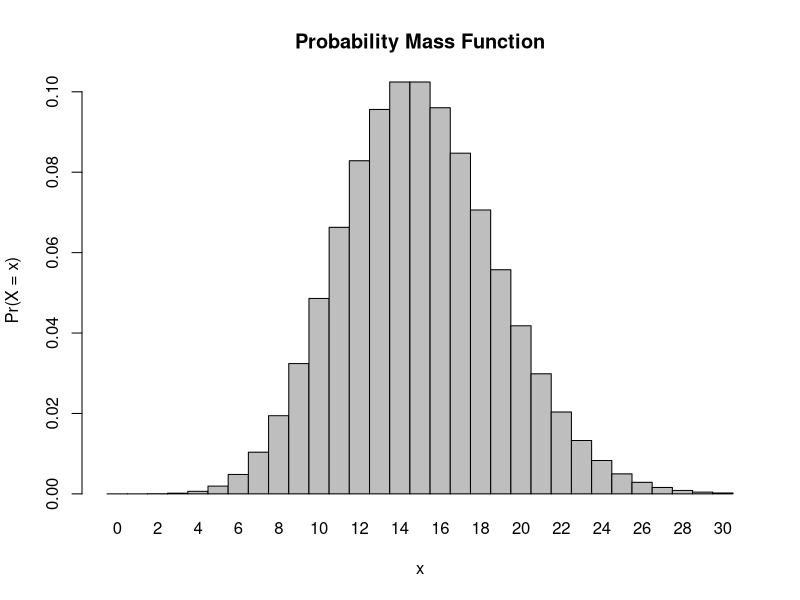
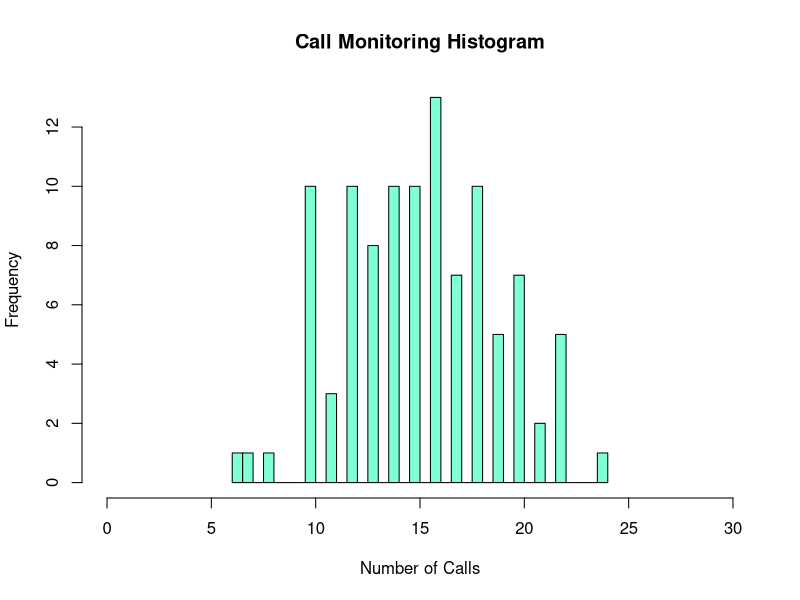

These figures' R source, in order:
## ---- chunk 1
1-ppois(8,15)
## ---- chunk 2
ppois(0,15)
## ---- chunk 3
ppois(3,15)-ppois(2,15)
## ---- chunk 4
x <- 0:30
l = 15
probset<-dpois(x=x,lambda=l)
barplot(probset,names.arg=x,space=0,xlab="x",ylab="Pr(X = x)",main="Probability Mass Function")
## ---- chunk 5
y<-rpois(104,15)
y
## ---- chunk 6
hist(y,xlim=c(0,30),xlab="Number of Calls",main="Call Monitoring Histogram",breaks=30,col="aquamarine")
